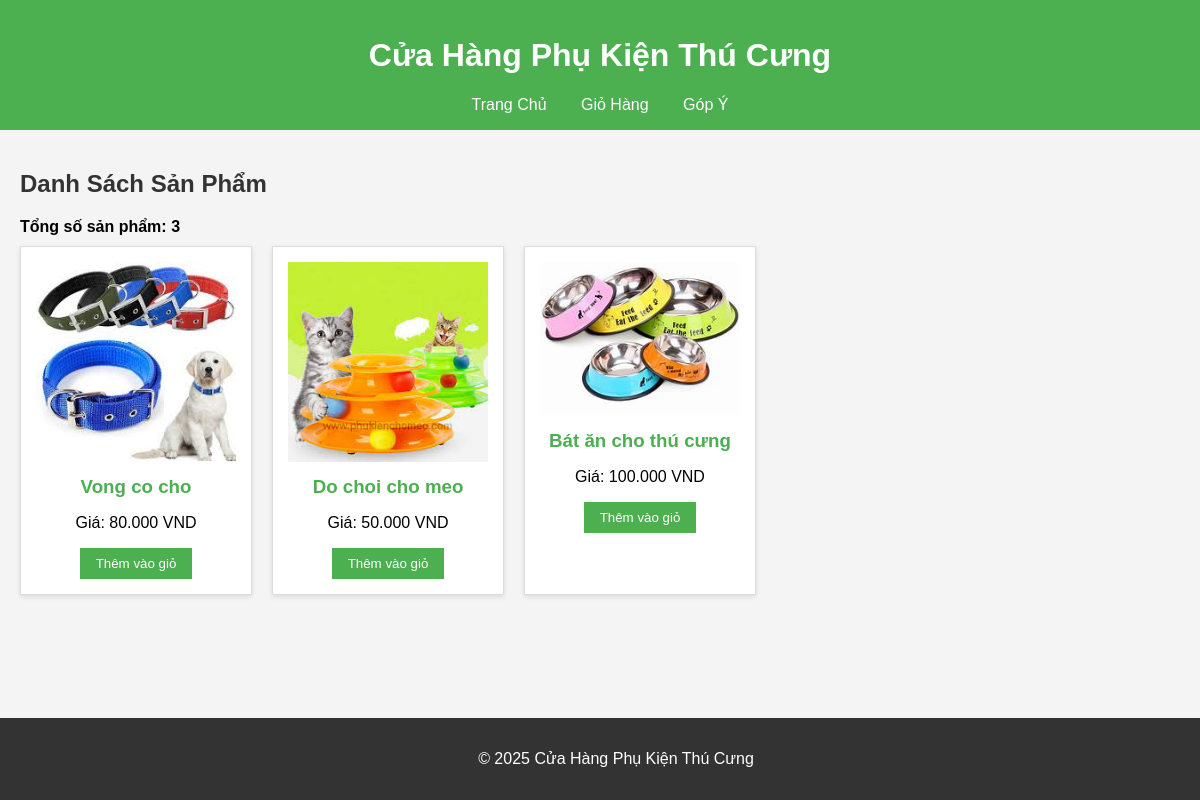
The page / on the database its author committed.
### tables this page shows
CREATE TABLE `products` (
  `id` int NOT NULL AUTO_INCREMENT,
  `name` varchar(255) NOT NULL,
  `price` decimal(10,2) NOT NULL,
  `description` text,
  `image` varchar(255) DEFAULT NULL,
  PRIMARY KEY (`id`)
);

### index.php (the view, shortened to what this page needs)
<!DOCTYPE html>
<html lang="vi">
<head>
    <link rel="stylesheet" href="styles.css">
</head>
<body>
    <header>
        <h1>Cửa Hàng Phụ Kiện Thú Cưng</h1>
        <nav>
            <a href="index.php">Trang Chủ</a>
            <a href="cart.php">Giỏ Hàng</a>
            <a href="Feedback.php">Góp Ý</a>
        </nav>
    </header>
    <main>
        <h2>Danh Sách Sản Phẩm</h2>
        <?php
        $conn = new mysqli("localhost", "root", "", "petshop_db");
        $count_query = "SELECT COUNT(*) AS total FROM products";
        $count_result = $conn->query($count_query);
        $count_row = $count_result->fetch_assoc();
        echo "<p class='total-products'>Tổng số sản phẩm: " . $count_row['total'] . "</p>";
        ?>
        <div class="products">
            <?php
            $query = "SELECT * FROM products";
            $result = $conn->query($query);
            if ($result->num_rows > 0) {
                while ($row = $result->fetch_assoc()) {
                    echo "<div class='product'>";
                    echo "<a href='product.php?id=" . $row['id'] . "'><img src='images/" . $row['image'] . "' alt='" . $row['name'] . "'></a>";
                    echo "<h3><a href='product.php?id=" . $row['id'] . "'>" . $row['name'] . "</a></h3>";
                    echo "<p>Giá: " . number_format($row['price'], 0, ',', '.') . " VND</p>";
                    echo "<form action='cart.php' method='post'>";
                    echo "<button type='submit' name='add_to_cart'>Thêm vào giỏ</button>";
                    echo "</form>";
                    echo "</div>";
                }
            } else {
                echo "<p>Chưa có sản phẩm nào!</p>";
            }
            ?>
        </div>
    </main>
    <footer>
        <p>© 2025 Cửa Hàng Phụ Kiện Thú Cưng</p>
    </footer>
</body>
</html>

### styles.css (style rules this page uses)
body { font-family: Arial, sans-serif; margin: 0; padding: 0; background-color: #f4f4f4; }
header { background-color: #4CAF50; color: white; text-align: center; padding: 1em; }
nav a { color: white; margin: 0 15px; text-decoration: none; }
main { max-width: 1200px; margin: 0 auto; padding: 20px; }
h2 { color: #333; }
.products { display: flex; flex-wrap: wrap; gap: 20px; }
.product { background-color: white; border: 1px solid #ddd; padding: 15px; width: 200px; box-shadow: 0 2px 5px rgba(0,0,0,0.1); text-align: center; }
.product img { max-width: 100%; height: auto; }
.product h3 { margin: 10px 0; color: #4CAF50; }
.product h3 a { text-decoration: none; color: #4CAF50; }
button { background-color: #4CAF50; color: white; border: none; padding: 8px 16px; cursor: pointer; }
footer { background-color: #333; color: white; text-align: center; padding: 1em; position: fixed; bottom: 0; width: 100%; }
.total-products { font-size: 16px; font-weight: bold; margin: 10px 0; }

### rows shown on the page
products: image (picture), name "Vong co cho", price "80.000"
products: image (picture), name "Do choi cho meo", price "50.000"
products: image (picture), name "Bát ăn cho thú cưng", price "100.000"

### other values the page prints
$count_row['total'] "3"
